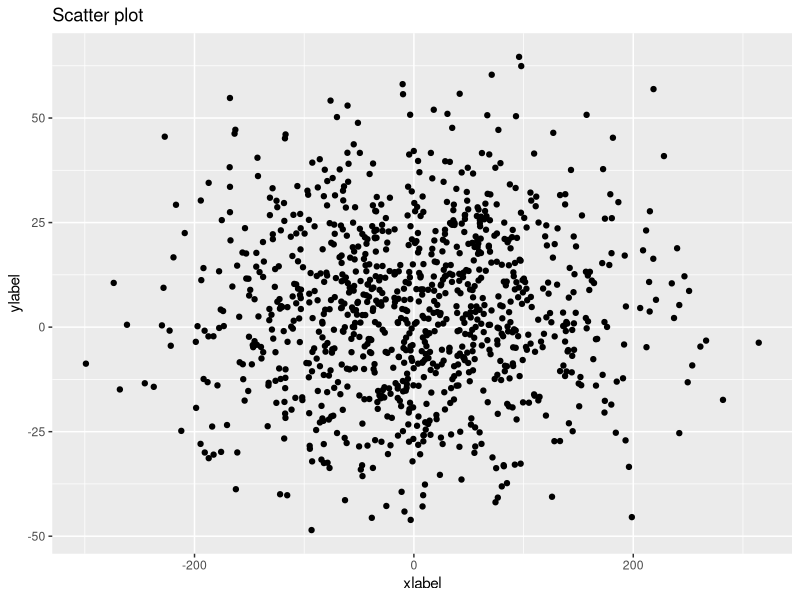
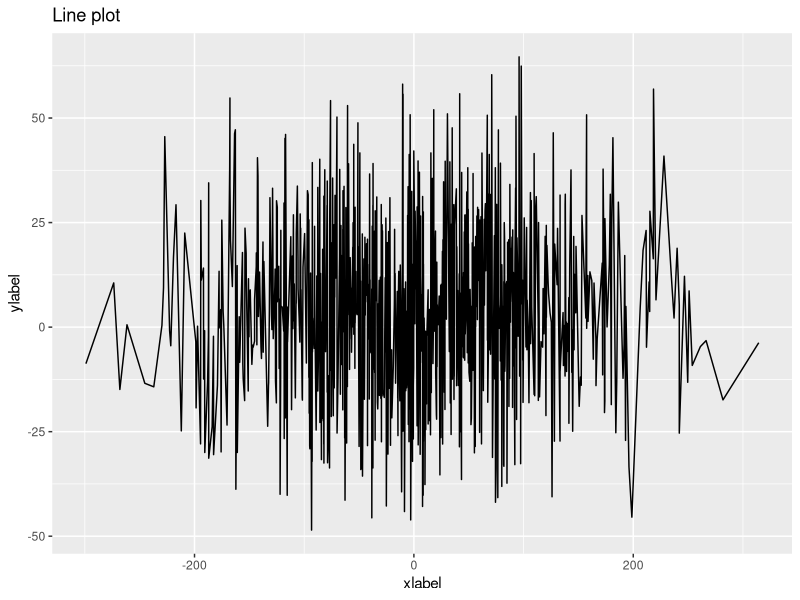
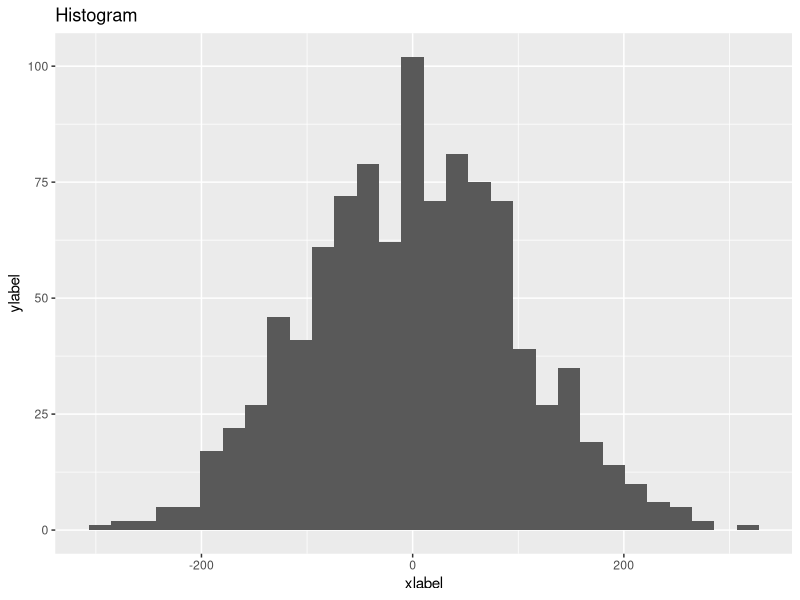
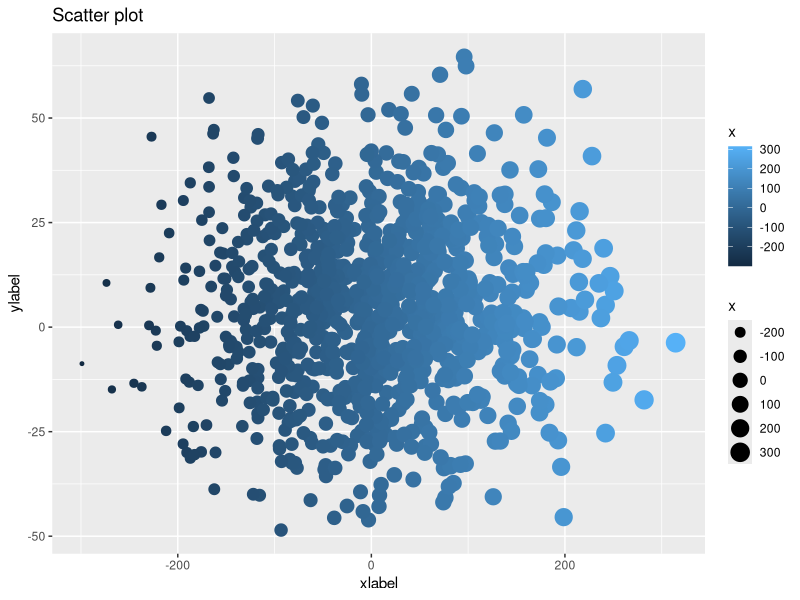
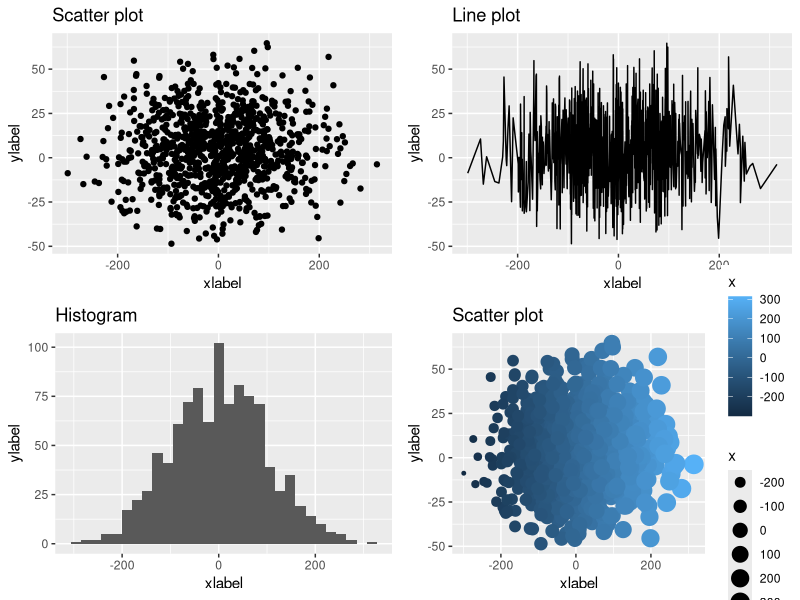
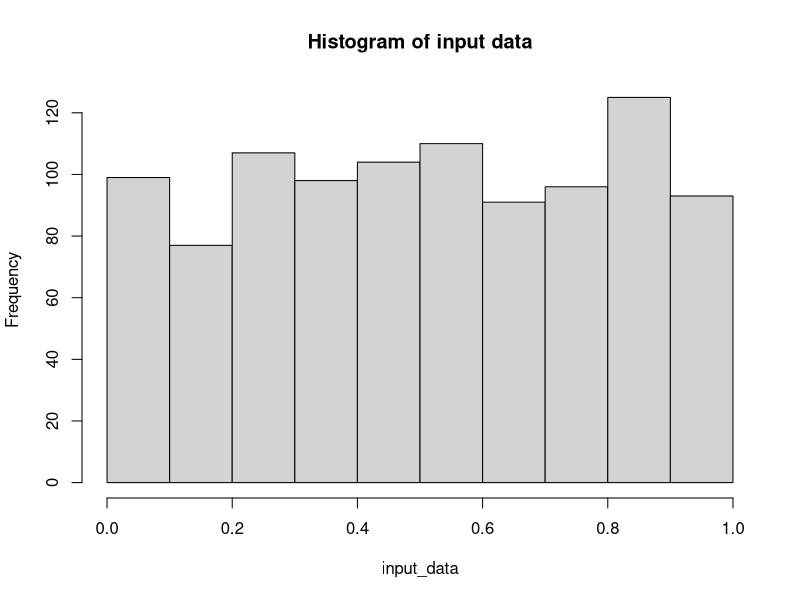
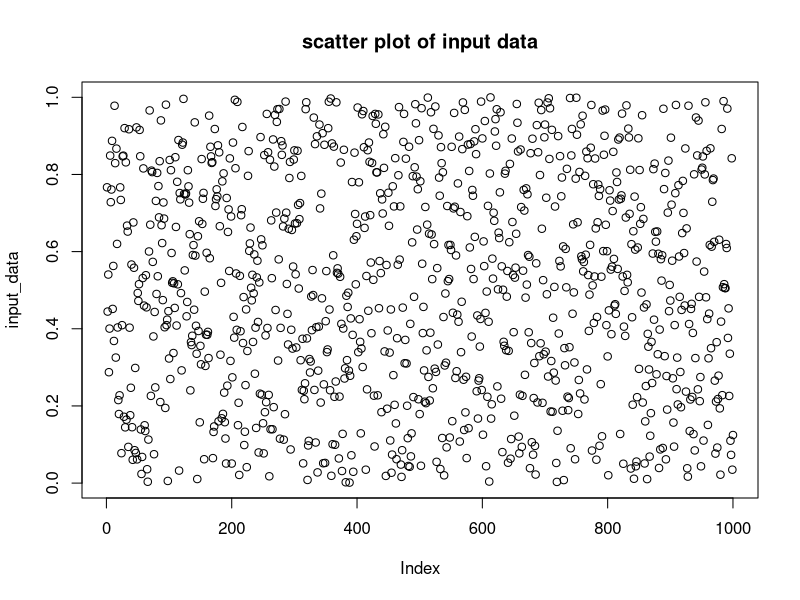
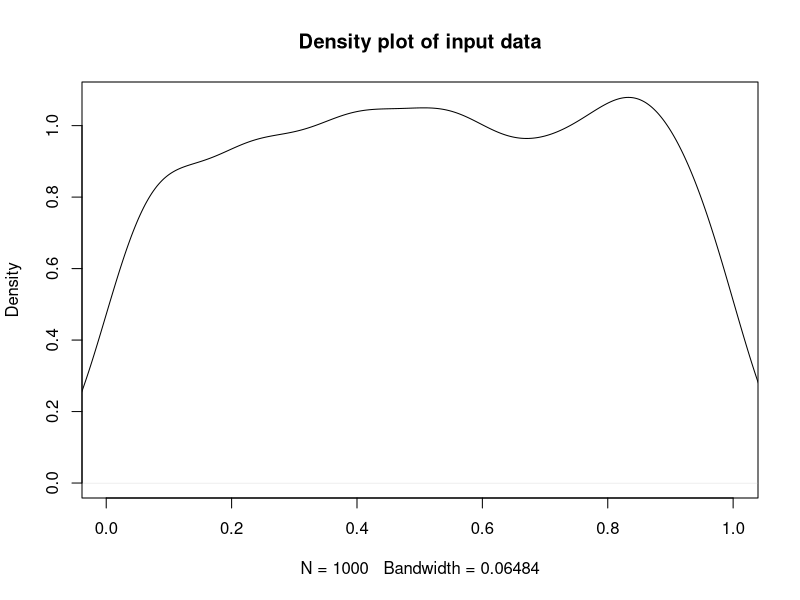

Here is the R script that generated these plots, in order:
## ---- chunk 1
sum(TRUE + TRUE)
sum(FALSE)
## ---- chunk 2
example.vector <- seq(1,25,by= 2)
example.vector
example.vector > 10
example.vector >= 15
example.vector <= 5
## ---- chunk 3
sum(example.vector >10)
## ---- chunk 4
example.mx <- matrix(c(2,5,7,-2,-5,-10), ncol = 3, byrow=T)
example.mx < 1
## ---- chunk 5
dim(example.mx)[1] == 2
## ---- chunk 6
example.vector == 3
## ---- chunk 7
FALSE & FALSE
TRUE & FALSE
TRUE & TRUE

# Example of an AND operator
example.vector > 5 & example.vector < 10

# if you want to see the actual elements 
example.vector[example.vector >10 & example.vector < 20]

## ---- chunk 8

FALSE | FALSE
TRUE | FALSE
TRUE | TRUE

# Example of an OR operator
example.vector > 10 | example.vector < 20

example.vector < 10 | example.vector > 20

## ---- chunk 9
!(TRUE)

example.vector != 3
## ---- chunk 10

fruits <- c("banana","apple","strawberry","peach","mango")

"mango" %in% fruits

"durian" %in% fruits
## ---- chunk 11
!("durian" %in% fruits)

## ---- chunk 12
which(fruits == "apple")
## ---- chunk 13
fruits2 <- c("orange","banana","durian","cherry","mango","apple")

fruits2 %in% fruits
# show me the position
which(fruits2 %in% fruits)

#show me the elements
fruits2[fruits2 %in% fruits]

# There is also a function for this
intersect(fruits2, fruits)

## ---- chunk 14

# Loop over individual elements in example.vector
for( i in example.vector){
  
    if( i < 10 ){
        cat(i, "is smaller than 10 \n") 
    } else if ( 10 <= i & i < 20){
        cat(i, "is in the interval [10,20) \n")
    } else {
        cat(i, "is larger than 20 \n")
    }

}


## ---- chunk 15
library(ggplot2)
x=rnorm(1000,0,100)
y=rnorm(1000,5,20)

df1 = data.frame(x=x,y=y)

ggplot(data=df1)+geom_point(aes(x=x,y=y))+labs(x='xlabel',y='ylabel', title='Scatter plot')
## ---- chunk 16
ggplot(data=df1)+geom_line(aes(x=x,y=y))+labs(x='xlabel',y='ylabel', title='Line plot')
## ---- chunk 17
ggplot(data=df1)+geom_histogram(aes(x=x))+labs(x='xlabel',y='ylabel', title='Histogram')
## ---- chunk 18
ggplot(data=df1)+geom_point(aes(x=x,y=y, size=x, color=x))+labs(x='xlabel',y='ylabel', title='Scatter plot')
## ---- chunk 19
library(gridExtra)
g4<-ggplot(data=df1)+geom_point(aes(x=x,y=y, size=x, color=x))+labs(x='xlabel',y='ylabel', title='Scatter plot')
g3<-ggplot(data=df1)+geom_histogram(aes(x=x))+labs(x='xlabel',y='ylabel', title='Histogram')
g2<-ggplot(data=df1)+geom_line(aes(x=x,y=y))+labs(x='xlabel',y='ylabel', title='Line plot')
g1<-ggplot(data=df1)+geom_point(aes(x=x,y=y))+labs(x='xlabel',y='ylabel', title='Scatter plot')

grid.arrange(g1,g2,g3,g4, nrow=2)

## ---- chunk 20

data_plotter <- function(input_data, plot_type = "histogram"){
  
    if(plot_type == "histogram"){
        hist(input_data, main = "Histogram of input data")  
    } else if (plot_type == "scatter"){
        plot(input_data, type = 'p', main = "scatter plot of input data")
    } else if (plot_type == "density"){
        plot(density(input_data), main = "Density plot of input data", 
             type = 'l', 
             xlim = c(min(input_data), 
                      max(input_data)))
    }
}

## ---- chunk 21

sample_data <- runif(1000)

data_plotter(sample_data, plot_type = "histogram")
data_plotter(sample_data, plot_type = "scatter")
data_plotter(sample_data, plot_type = "density")

